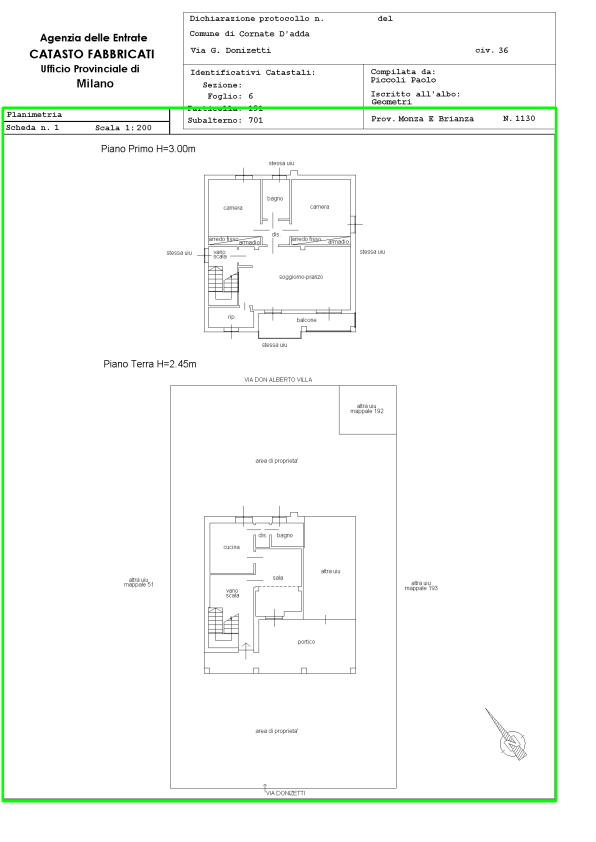
#> input picture PlanParser/largest_rect_debug.png, 1191 x 1684 px (shown at 1/2 size)
$ python define_floor.py
#> lines starting #> are read from the running program, lines starting #| are printed output that depends on the picture; after the words box and inside, x2 and y2 are one past the last pixel; in counts of white or black regions, pixels touching at a corner belong together
import os
import re
import cv2
import numpy as np

try:
    import pytesseract  # Requires Tesseract OCR to be installed on the system
except Exception:  # pragma: no cover
    pytesseract = None

import unicodedata


# [7 lines left out: function _normalize_text, not called in this run]


def crop_base_rectangle_from_debug(
    debug_image_path: str = "largest_rect_debug.png",
    output_cropped_path: str = "base_rectangle.png",
    inner_padding_px: int = 5,
):
    """
    From the debug image that contains a green rectangle overlay, detect the green frame,
    then crop the interior area (cutting off the edge) and save it as a new image.

    Returns (cropped_image (numpy array, BGR), crop_bbox(x1, y1, x2, y2)) or (None, None) on failure.
    """
    print(f"[DEBUG] Step: crop_base_rectangle_from_debug")
    print(f"[DEBUG] Checking if file exists: {debug_image_path}")
    if not os.path.exists(debug_image_path):
        print(f"File non trovato: {debug_image_path}")
        return None, None

    print(f"[DEBUG] Reading image: {debug_image_path}")
    image_bgr = cv2.imread(debug_image_path)
    if image_bgr is None:
        print("Impossibile leggere l'immagine di debug.")
        return None, None
    print(f"[DEBUG] Image shape: {image_bgr.shape}")

    hsv = cv2.cvtColor(image_bgr, cv2.COLOR_BGR2HSV)
    print(f"[DEBUG] Converted to HSV")

    lower_green = np.array([40, 100, 80], dtype=np.uint8)
    upper_green = np.array([85, 255, 255], dtype=np.uint8)
    green_mask = cv2.inRange(hsv, lower_green, upper_green)
    print(f"[DEBUG] Green mask created")

    kernel = np.ones((3, 3), np.uint8)
    green_mask = cv2.dilate(green_mask, kernel, iterations=1)
    print(f"[DEBUG] Green mask dilated")

    ys, xs = np.where(green_mask > 0)
    print(f"[DEBUG] Green mask nonzero pixels: xs.size={xs.size}, ys.size={ys.size}")
    if xs.size == 0 or ys.size == 0:
        print("Bordo verde non rilevato. Provo fallback su contorni più grandi...")
        gray = cv2.cvtColor(image_bgr, cv2.COLOR_BGR2GRAY)
        print(f"[DEBUG] Converted to gray for fallback")
        blurred = cv2.GaussianBlur(gray, (5, 5), 0)
        print(f"[DEBUG] Blurred for fallback")
        edged = cv2.Canny(blurred, 50, 150)
        print(f"[DEBUG] Edged for fallback")
        contours, _ = cv2.findContours(edged.copy(), cv2.RETR_EXTERNAL, cv2.CHAIN_APPROX_SIMPLE)
        print(f"[DEBUG] Found {len(contours)} contours in fallback")
        best_rect = None
        max_area = 0
        for cnt in contours:
            approx = cv2.approxPolyDP(cnt, 0.02 * cv2.arcLength(cnt, True), True)
            if len(approx) == 4 and cv2.isContourConvex(approx):
                x, y, w, h = cv2.boundingRect(approx)
                area = w * h
                print(f"[DEBUG] Fallback contour: x={x}, y={y}, w={w}, h={h}, area={area}")
                if area > max_area:
                    max_area = area
                    best_rect = (x, y, w, h)
        if best_rect is None:
            print("Nessun rettangolo trovato nel fallback.")
            return None, None
        x, y, w, h = best_rect
        x1, y1, x2, y2 = x, y, x + w, y + h
        print(f"[DEBUG] Fallback rectangle: x1={x1}, y1={y1}, x2={x2}, y2={y2}")
    else:
        x1, x2 = int(xs.min()), int(xs.max())
        y1, y2 = int(ys.min()), int(ys.max())
        print(f"[DEBUG] Green rectangle: x1={x1}, y1={y1}, x2={x2}, y2={y2}")

    x1_in = max(x1 + inner_padding_px, 0)
    y1_in = max(y1 + inner_padding_px, 0)
    x2_in = min(x2 - inner_padding_px, image_bgr.shape[1])
    y2_in = min(y2 - inner_padding_px, image_bgr.shape[0])
    print(f"[DEBUG] Cropping inside rectangle: x1_in={x1_in}, y1_in={y1_in}, x2_in={x2_in}, y2_in={y2_in}")

    if x2_in <= x1_in or y2_in <= y1_in:
        print("Bounding box non valida dopo il padding interno.")
        return None, None

    cropped = image_bgr[y1_in:y2_in, x1_in:x2_in]
    print(f"[DEBUG] Cropped image shape: {cropped.shape}")

    if output_cropped_path:
        cv2.imwrite(output_cropped_path, cropped)
        print(f"Salvataggio immagine ritagliata: {output_cropped_path}")

    return cropped, (x1_in, y1_in, x2_in, y2_in)


def _build_floor_patterns():
    # Regex patterns mapped to canonical labels
    # Use word boundaries and allow optional punctuation/degree symbol spacing
    degree = r"[°º]?"  # optional degree symbol
    spaces = r"[\s_.-]*"
    patterns = [
        # Common forms
        (rf"\bpiano{spaces}terra\b", "piano terra", 1.0),
        (rf"\bp{spaces}?\.?{spaces}?terra\b", "piano terra", 0.95),
        (rf"\bprimo{spaces}piano\b", "primo piano", 1.0),
        (rf"\bsecondo{spaces}piano\b", "secondo piano", 1.0),
        (rf"\bterzo{spaces}piano\b", "terzo piano", 1.0),
        (rf"\bquarto{spaces}piano\b", "quarto piano", 1.0),
        (rf"\bquinto{spaces}piano\b", "quinto piano", 1.0),
        (rf"\bsesto{spaces}piano\b", "sesto piano", 1.0),
        (rf"\bsettimo{spaces}piano\b", "settimo piano", 1.0),
        (rf"\bottavo{spaces}piano\b", "ottavo piano", 1.0),
        (rf"\bnono{spaces}piano\b", "nono piano", 1.0),
        (rf"\bdecimo{spaces}piano\b", "decimo piano", 1.0),
        # Alternate order: "piano primo", etc.
        (rf"\bpiano{spaces}primo\b", "primo piano", 0.95),
        (rf"\bpiano{spaces}secondo\b", "secondo piano", 0.95),
        (rf"\bpiano{spaces}terzo\b", "terzo piano", 0.95),
        (rf"\bpiano{spaces}quarto\b", "quarto piano", 0.95),
        (rf"\bpiano{spaces}quinto\b", "quinto piano", 0.95),
        (rf"\bpiano{spaces}sesto\b", "sesto piano", 0.95),
        (rf"\bpiano{spaces}settimo\b", "settimo piano", 0.95),
        (rf"\bpiano{spaces}ottavo\b", "ottavo piano", 0.95),
        (rf"\bpiano{spaces}nono\b", "nono piano", 0.95),
        (rf"\bpiano{spaces}decimo\b", "decimo piano", 0.95),
        # Numeric forms
        (rf"\b1{degree}{spaces}piano\b", "primo piano", 0.9),
        (rf"\b2{degree}{spaces}piano\b", "secondo piano", 0.9),
        (rf"\b3{degree}{spaces}piano\b", "terzo piano", 0.9),
        (rf"\b4{degree}{spaces}piano\b", "quarto piano", 0.9),
        (rf"\b5{degree}{spaces}piano\b", "quinto piano", 0.9),
        (rf"\b6{degree}{spaces}piano\b", "sesto piano", 0.9),
        (rf"\b7{degree}{spaces}piano\b", "settimo piano", 0.9),
        (rf"\b8{degree}{spaces}piano\b", "ottavo piano", 0.9),
        (rf"\b9{degree}{spaces}piano\b", "nono piano", 0.9),
        (rf"\b10{degree}{spaces}piano\b", "decimo piano", 0.9),
        # Alternate numeric order
        (rf"\bpiano{spaces}1{degree}\b", "primo piano", 0.8),
        (rf"\bpiano{spaces}2{degree}\b", "secondo piano", 0.8),
        (rf"\bpiano{spaces}3{degree}\b", "terzo piano", 0.8),
        (rf"\bpiano{spaces}4{degree}\b", "quarto piano", 0.8),
        (rf"\bpiano{spaces}5{degree}\b", "quinto piano", 0.8),
        (rf"\bpiano{spaces}6{degree}\b", "sesto piano", 0.8),
        (rf"\bpiano{spaces}7{degree}\b", "settimo piano", 0.8),
        (rf"\bpiano{spaces}8{degree}\b", "ottavo piano", 0.8),
        (rf"\bpiano{spaces}9{degree}\b", "nono piano", 0.8),
        (rf"\bpiano{spaces}10{degree}\b", "decimo piano", 0.8),
    ]
    return [(re.compile(p, re.IGNORECASE), label, conf) for p, label, conf in patterns]


FLOOR_PATTERNS = _build_floor_patterns()


# [36 lines left out: functions _levenshtein_distance, _generate_canonical_floor_labels, not called in this run]


def _ocr_variants(image_gray: np.ndarray) -> list:
    print(f"[DEBUG] Step: _ocr_variants")
    variants = []
    # Raw gray
    variants.append(image_gray)
    print(f"[DEBUG] Added raw gray variant, shape={image_gray.shape}")
    # CLAHE (Contrast Limited Adaptive Histogram Equalization)
    clahe = cv2.createCLAHE(clipLimit=2.0, tileGridSize=(8,8))
    clahe_img = clahe.apply(image_gray)
    variants.append(clahe_img)
    print(f"[DEBUG] Added CLAHE variant")
    # Otsu
    _, th_otsu = cv2.threshold(image_gray, 0, 255, cv2.THRESH_BINARY + cv2.THRESH_OTSU)
    variants.append(th_otsu)
    print(f"[DEBUG] Added Otsu variant")
    # Inverted Otsu
    _, th_otsu_inv = cv2.threshold(image_gray, 0, 255, cv2.THRESH_BINARY_INV + cv2.THRESH_OTSU)
    variants.append(th_otsu_inv)
    print(f"[DEBUG] Added Inverted Otsu variant")
    # Adaptive
    th_adp = cv2.adaptiveThreshold(image_gray, 255, cv2.ADAPTIVE_THRESH_GAUSSIAN_C, cv2.THRESH_BINARY, 31, 10)
    variants.append(th_adp)
    print(f"[DEBUG] Added Adaptive Gaussian variant")
    # Morphological close then adaptive
    kernel = np.ones((3, 3), np.uint8)
    closed = cv2.morphologyEx(image_gray, cv2.MORPH_CLOSE, kernel, iterations=1)
    th_closed = cv2.adaptiveThreshold(closed, 255, cv2.ADAPTIVE_THRESH_GAUSSIAN_C, cv2.THRESH_BINARY, 31, 8)
    variants.append(th_closed)
    print(f"[DEBUG] Added Morphological close + Adaptive Gaussian variant")
    # More aggressive adaptive threshold
    th_adp2 = cv2.adaptiveThreshold(image_gray, 255, cv2.ADAPTIVE_THRESH_MEAN_C, cv2.THRESH_BINARY, 15, 5)
    variants.append(th_adp2)
    print(f"[DEBUG] Added Adaptive Mean variant")
    print(f"[DEBUG] Total variants: {len(variants)}")
    return variants


def _run_tesseract_on_variants(variants: list) -> list:
    print(f"[DEBUG] Step: _run_tesseract_on_variants")
    if pytesseract is None:
        print(f"[DEBUG] pytesseract is None")
        return []
    texts = []
    psms = [6, 11, 4, 7, 3]
    langs = ["ita", "ita+eng"]
    for v_idx, v in enumerate(variants):
        v_up = cv2.resize(v, None, fx=2.5, fy=2.5, interpolation=cv2.INTER_CUBIC)
        print(f"[DEBUG] Variant {v_idx}: shape={v.shape}, upscaled shape={v_up.shape}")
        for lang in langs:
            for psm in psms:
                print(f"[DEBUG] OCR with lang={lang}, psm={psm}")
                try:
                    txt = pytesseract.image_to_string(v_up, lang=lang, config=f"--psm {psm}")
                    print(f"[DEBUG] OCR result: {txt!r}")
                    if txt:
                        texts.append(txt)
                except Exception as e:
                    print(f"[DEBUG] OCR exception: {e}")
                    continue
    unique = []
    seen = set()
    for t in texts:
        nt = t.strip()
        if nt and nt not in seen:
            unique.append(nt)
            seen.add(nt)
    print(f"[DEBUG] Unique OCR results: {len(unique)}")
    return unique


def detect_floor_label_from_image(cropped_bgr: np.ndarray) -> dict:
    """
    Run OCR over the cropped base rectangle image to find floor labels.
    Returns a dict like {"floor": str or None, "confidence": float, "raw_text": str}.
    """
    if cropped_bgr is None:
        return {"floor": None, "confidence": 0.0, "raw_text": ""}

    print(f"[DEBUG] Step: detect_floor_label_from_image")
    print(f"[DEBUG] Cropped image shape: {cropped_bgr.shape if cropped_bgr is not None else None}")
    # Preprocess for OCR
    gray = cv2.cvtColor(cropped_bgr, cv2.COLOR_BGR2GRAY)
    print(f"[DEBUG] Converted to gray")
    gray = cv2.bilateralFilter(gray, d=7, sigmaColor=50, sigmaSpace=50)
    print(f"[DEBUG] Applied bilateral filter")

    all_text_candidates = []
    ocr_boxes = []
    if pytesseract is None:
        print("pytesseract non disponibile. Restituisco senza OCR.")
    else:
        variants = _ocr_variants(gray)
        ocr_texts = _run_tesseract_on_variants(variants)
        all_text_candidates.extend(ocr_texts)
        # Get bounding boxes for the word 'piano' using pytesseract.image_to_data
        try:
            data = pytesseract.image_to_data(gray, lang="ita+eng", config="--psm 6", output_type=pytesseract.Output.DICT)
            n_boxes = len(data['text'])
            for i in range(n_boxes):
                word = data['text'][i]
                if word and 'piano' in word.lower():
                    (x, y, w, h) = (data['left'][i], data['top'][i], data['width'][i], data['height'][i])
                    ocr_boxes.append((x, y, w, h, word))
                    print(f"[DEBUG] Found 'piano' at box: x={x}, y={y}, w={w}, h={h}, word={word}")
        except Exception as e:
            print(f"[DEBUG] Exception in image_to_data: {e}")

    # Always include empty candidate to avoid crashes
    if not all_text_candidates:
        all_text_candidates = [""]

    print("\n--- OCR Candidates ---")
    for idx, cand in enumerate(all_text_candidates):
        print(f"[{idx}] {cand!r}")
    print("--- End OCR Candidates ---\n")

    # Draw rectangles and horizontal lines for 'piano' words if found
    if ocr_boxes:
        debug_img = cropped_bgr.copy()
        img_h, img_w = debug_img.shape[:2]
        piano_lines = []
        margin_above = 6
        for (x, y, w, h, word) in ocr_boxes:
            # Draw bounding box around the word
            cv2.rectangle(debug_img, (x, y), (x + w, y + h), (0, 0, 255), 2)
            cv2.putText(debug_img, word, (x, max(y - 10, 0)), cv2.FONT_HERSHEY_SIMPLEX, 0.8, (0, 0, 255), 2)

            # Place line ABOVE the word (previously at vertical center)
            line_y = max(y - margin_above, 0)

            # Avoid duplicates that are too close (within 3 px of an existing line)
            if not any(abs(line_y - existing) <= 3 for existing in piano_lines):
                cv2.line(debug_img, (0, line_y), (img_w - 1, line_y), (0, 255, 0), 2)
                piano_lines.append(line_y)
                print(f"[DEBUG] Placed line above word '{word}' at y={line_y} (word top={y})")

        # Sort top-to-bottom
        piano_lines_sorted = sorted(piano_lines)
        cv2.imwrite("base_rectangle_piano_lines.png", debug_img)
        print("[DEBUG] Saved image with 'piano' lines (above words): base_rectangle_piano_lines.png")

        # Sections now start at each line_y (which is above the word)
        print("[DEBUG] Sections:")
        for i, y_top in enumerate(piano_lines_sorted):
            y_bottom = piano_lines_sorted[i + 1] if i + 1 < len(piano_lines_sorted) else img_h - 1
            print(f"  Section {i + 1}: top={y_top}, left=0, right={img_w - 1}, bottom={y_bottom}")
            # Crop and save each section as a separate image
            section_img = cropped_bgr[y_top:y_bottom, 0:img_w]
            section_path = f"base_rectangle_section_{i+1}.png"
            cv2.imwrite(section_path, section_img)
            print(f"[DEBUG] Saved section image: {section_path}")

    canonical_labels = _generate_canonical_floor_labels()
    best = {"floor": None, "confidence": 0.0, "raw_text": ""}

    for text in all_text_candidates:
        processed_text = _normalize_text(text)
        # Exact/regex first
        for pattern, label, conf in FLOOR_PATTERNS:
            if pattern.search(processed_text):
                if conf > best["confidence"]:
                    best = {"floor": label, "confidence": conf, "raw_text": text}

        # Fuzzy: line by line, prefer lines containing (approx) "piano"
        lines = [ln.strip() for ln in processed_text.splitlines() if ln.strip()]
        for line in lines:
            # quick filter: require 'piano' approximate
            base = "piano"
            dist_piano = _levenshtein_distance(line.replace(" ", ""), base)
            contains_piano = ("piano" in line) or (dist_piano <= 1)
            if not contains_piano and "piano" not in line:
                continue
            for label in canonical_labels:
                d = _levenshtein_distance(line, label)
                ratio = 1.0 - (d / max(len(label), 1))
                # threshold tolerant to minor OCR errors
                if ratio >= 0.6 and ratio > best["confidence"]:
                    # Map to canonical form without the alternate order
                    canonical = label
                    if canonical.startswith("piano ") and canonical != "piano terra":
                        # turn "piano primo" -> "primo piano"
                        alt = canonical.replace("piano ", "") + " piano"
                        canonical = alt
                    best = {"floor": canonical, "confidence": ratio, "raw_text": text}

    return best


def define_floor(
    debug_image_path: str = "largest_rect_debug.png",
    output_cropped_path: str = "base_rectangle.png",
):
    print(f"[DEBUG] Step: define_floor")
    print(f"[DEBUG] debug_image_path={debug_image_path}, output_cropped_path={output_cropped_path}")
    cropped, bbox = crop_base_rectangle_from_debug(
        debug_image_path=debug_image_path,
        output_cropped_path=output_cropped_path,
        inner_padding_px=5,
    )
#> in crop_base_rectangle_from_debug, image_bgr is the input picture: shape (1684, 1191, 3); mean B, G, R 247.5, 250.7, 247.5
#| [DEBUG] Image shape: (1684, 1191, 3)
#> in crop_base_rectangle_from_debug, `green_mask = cv2.inRange(hsv, lower_green, upper_green)`:
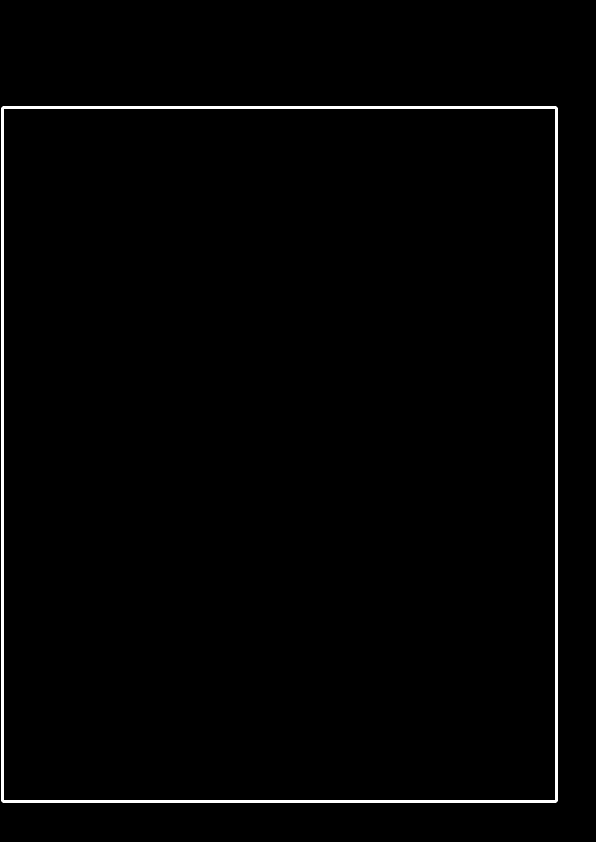
#> green_mask: shape (1684, 1191) (shown at 1/2 size); 1.2% white; 1 white region, box (x1, y1, x2, y2) and area: (3, 213, 1115, 1605) 24928
#> in crop_base_rectangle_from_debug, `green_mask = cv2.dilate(green_mask, kernel, iterations=1)`:
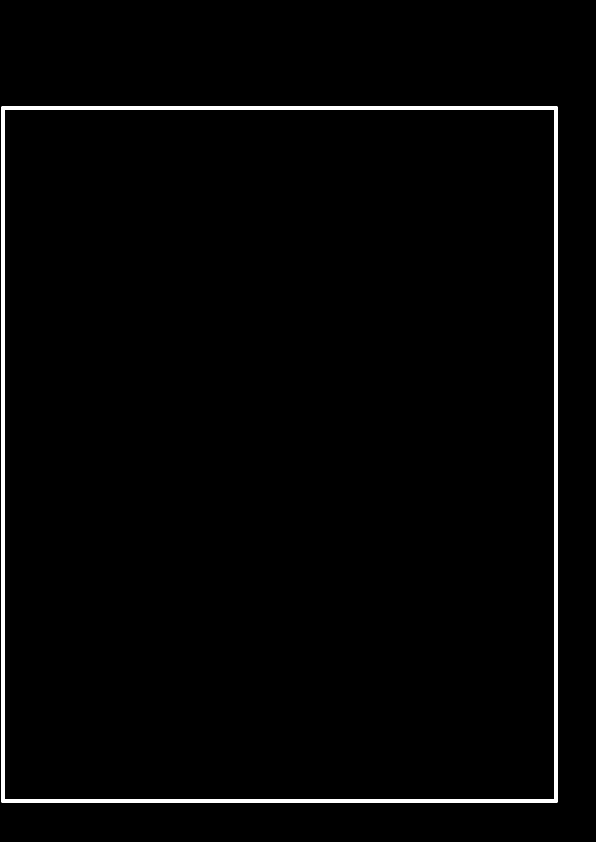
#> green_mask: shape (1684, 1191) (shown at 1/2 size); 1.7% white; 1 white region, box (x1, y1, x2, y2) and area: (2, 212, 1116, 1606) 34904
#| [DEBUG] Green mask nonzero pixels: xs.size=34904, ys.size=34904
#> in crop_base_rectangle_from_debug, `x1, x2 = int(xs.min()), int(xs.max())`: x1 = 2; x2 = 1115
#> in crop_base_rectangle_from_debug, `y1, y2 = int(ys.min()), int(ys.max())`: y1 = 212; y2 = 1605
#| [DEBUG] Green rectangle: x1=2, y1=212, x2=1115, y2=1605
#> in crop_base_rectangle_from_debug, `x1_in = max(x1 + inner_padding_px, 0)`: x1_in = 7
#> in crop_base_rectangle_from_debug, `y1_in = max(y1 + inner_padding_px, 0)`: y1_in = 217
#> in crop_base_rectangle_from_debug, `x2_in = min(x2 - inner_padding_px, image_bgr.shape[1])`: x2_in = 1110
#> in crop_base_rectangle_from_debug, `y2_in = min(y2 - inner_padding_px, image_bgr.shape[0])`: y2_in = 1600
#| [DEBUG] Cropping inside rectangle: x1_in=7, y1_in=217, x2_in=1110, y2_in=1600
#> in crop_base_rectangle_from_debug, `cropped = image_bgr[y1_in:y2_in, x1_in:x2_in]`:
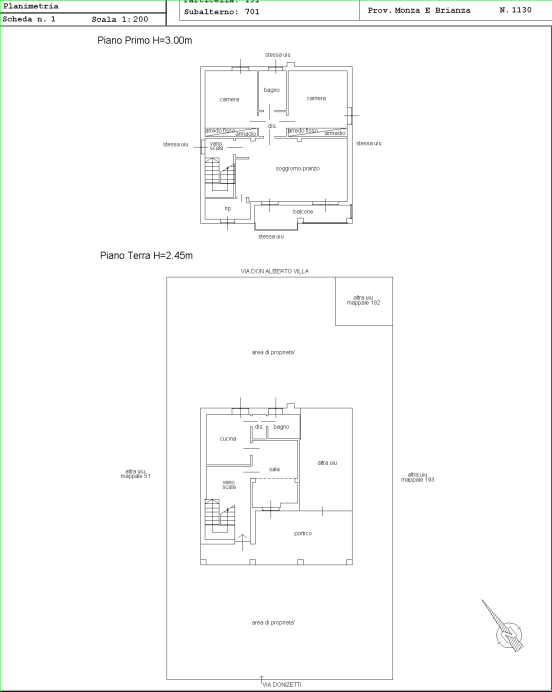
#> cropped: shape (1383, 1103, 3) (shown at 1/2 size); mean B, G, R 250.8, 251.2, 250.8
#| [DEBUG] Cropped image shape: (1383, 1103, 3)
#> bbox = (7, 217, 1110, 1600)
    print(f"[DEBUG] Cropped image: {cropped.shape if cropped is not None else None}, bbox={bbox}")
#| [DEBUG] Cropped image: (1383, 1103, 3), bbox=(7, 217, 1110, 1600)
    result = detect_floor_label_from_image(cropped)
#| [DEBUG] Cropped image shape: (1383, 1103, 3)
#| [DEBUG] Added raw gray variant, shape=(1383, 1103)
#> in _ocr_variants, `_, th_otsu = cv2.threshold(image_gray, 0, 255, cv2.THRESH_BINARY + cv2..`:
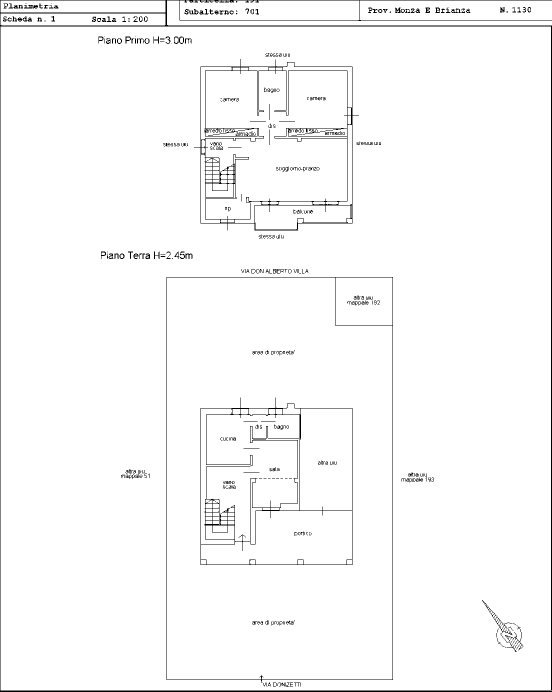
#> th_otsu: shape (1383, 1103) (shown at 1/2 size); 97.8% white; black in thin lines or dots
#> in _ocr_variants, `_, th_otsu_inv = cv2.threshold(image_gray, 0, 255, cv2.THRESH_BINARY_I..`:
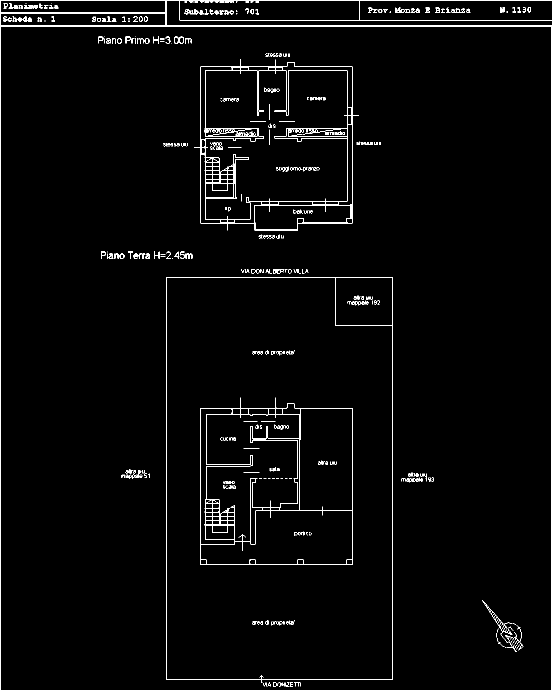
#> th_otsu_inv: shape (1383, 1103) (shown at 1/2 size); 2.2% white in thin lines or dots
#> (the rest of the program and of its run is left out)
